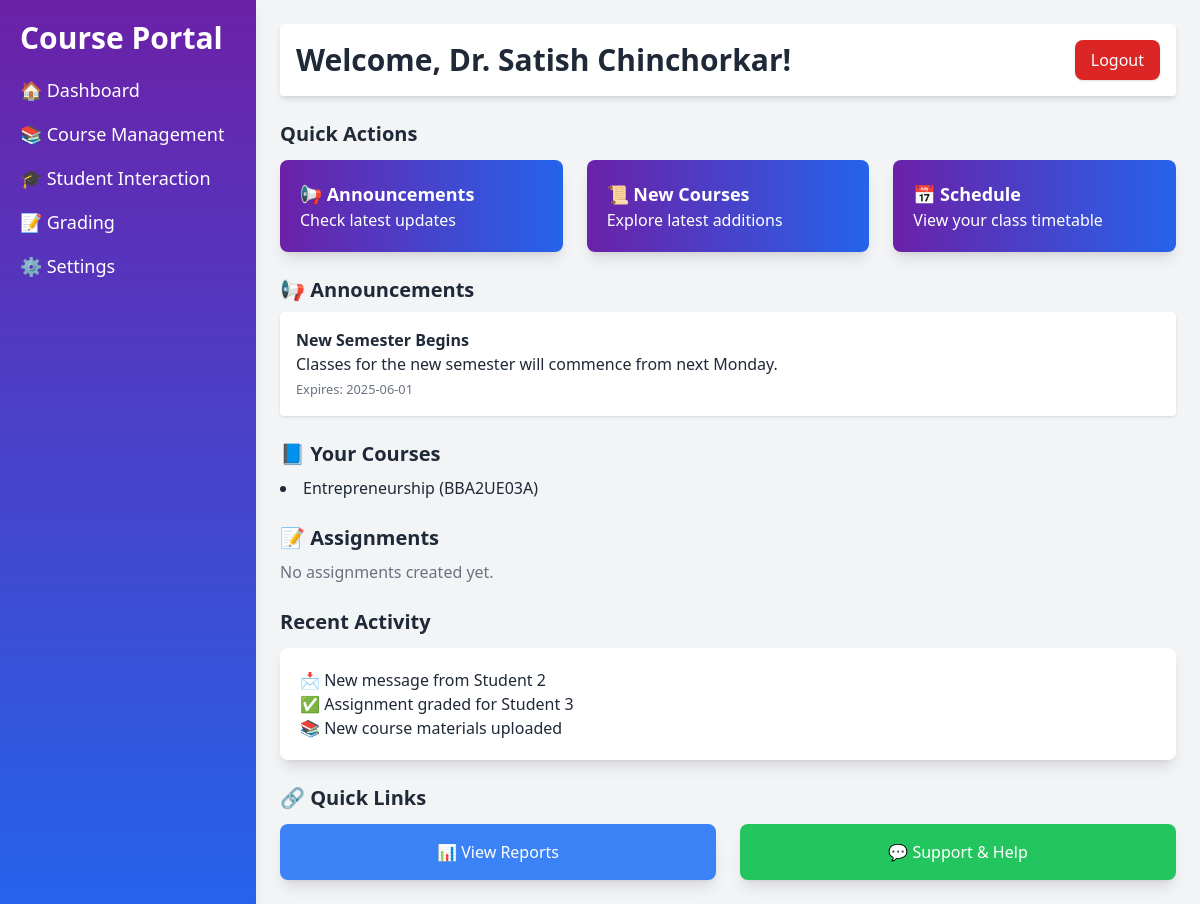
Screenshot of /teacherdashboard/teacher_dashboard.php (signed in) with the database file from the repository.
### tables this page shows
CREATE TABLE IF NOT EXISTS `teacher` (
  `teacher_id` int NOT NULL,
  `teacher_Name` varchar(50) DEFAULT NULL,
  `Email` varchar(50) DEFAULT NULL,
  `Password_hash` varchar(100) NOT NULL DEFAULT 'Test@123',
  PRIMARY KEY (`teacher_id`)
);

CREATE TABLE IF NOT EXISTS `announcements` (
  `announcement_id` int NOT NULL AUTO_INCREMENT,
  `title` varchar(255) NOT NULL,
  `description` varchar(500) NOT NULL,
  `created_at` timestamp NULL DEFAULT CURRENT_TIMESTAMP,
  `expiry_date` date DEFAULT NULL,
  `posted_by` int NOT NULL,
  `teacher_id` int DEFAULT NULL,
  PRIMARY KEY (`announcement_id`),
  KEY `announcement_ibfk_1` (`teacher_id`)
);

CREATE TABLE IF NOT EXISTS `elective_course` (
  `Course_ID` varchar(50) NOT NULL,
  `Elective_Name` varchar(100) DEFAULT NULL,
  `Credits` int DEFAULT NULL,
  `Department_ID` int DEFAULT NULL,
  `assigned_teacher` int DEFAULT NULL,
  PRIMARY KEY (`Course_ID`),
  KEY `Department_ID` (`Department_ID`),
  KEY `fk_assigned_teacher` (`assigned_teacher`)
);

### teacherdashboard/teacher_dashboard.php (the view, shortened to what this page needs)
<?php
require '../db.php';
$stmt = $conn->prepare("SELECT * FROM teacher WHERE teacher_id = ?");
$stmt->bind_param("s", $_SESSION['loginUser']);
$stmt->execute();
$teacher = $stmt->get_result()->fetch_assoc();
$ann_stmt = $conn->prepare("SELECT * FROM announcements
                            WHERE teacher_id = ? AND expiry_date >= CURDATE()
                            ORDER BY created_at DESC LIMIT 3");
$ann_stmt->bind_param("s", $_SESSION['loginUser']);
$ann_stmt->execute();
$announcements = $ann_stmt->get_result();
$courses_stmt = $conn->prepare("SELECT course_id, elective_name FROM elective_course
                                WHERE assigned_teacher = ?");
$courses_stmt->bind_param("s", $_SESSION['loginUser']);
$courses_stmt->execute();
$courses = $courses_stmt->get_result();
$assignment_stmt = $conn->prepare("
    SELECT a.Assessment_ID, a.Type, a.Course_ID, a.Max_Marks, a.Weightage
    FROM assignment a
    JOIN elective_course c ON a.Course_ID = c.course_id
    WHERE c.assigned_teacher = ?
");
$assignment_stmt->bind_param("s", $_SESSION['loginUser']);
$assignment_stmt->execute();
$assignments = $assignment_stmt->get_result();
?>
<!DOCTYPE html>
<html lang="en">
<head>
    <script src="https://cdn.tailwindcss.com"></script>
</head>
<body class="bg-gray-100 text-gray-800">
    <div class="flex h-screen">
        <nav class="w-64 bg-gradient-to-b from-purple-800 to-blue-600 text-white p-5 shadow-lg">
            <h2 class="text-3xl font-bold mb-5">Course Portal</h2>
            <ul class="space-y-4 text-lg">
                <li><a href="teacher_dashboard.php" class="hover:text-gray-300">🏠 Dashboard</a></li>
                <li><a href="coursemanagement.php" class="hover:text-gray-300">📚 Course Management</a></li>
                <li><a href="Student_Interaction.php" class="hover:text-gray-300">🎓 Student Interaction</a></li>
                <li><a href="Grade&Assesment.php" class="hover:text-gray-300">📝 Grading</a></li>
                <li><a href="settings.php" class="hover:text-gray-300">⚙️ Settings</a></li>
            </ul>
        </nav>
        <div class="flex-1 p-6 overflow-y-auto">
            <header class="flex justify-between items-center bg-white p-4 rounded shadow-md mb-6">
                <h1 class="text-3xl font-semibold">Welcome, <?= htmlspecialchars($teacher['teacher_Name'] ?? 'Teacher') ?>!</h1>
                <a href="../index.php">
                    <button class="bg-red-600 text-white px-4 py-2 rounded-lg shadow hover:bg-red-700">Logout</button>
                </a>
            </header>
            <section class="mb-6">
                <h2 class="text-xl font-semibold mb-3">Quick Actions</h2>
                <div class="grid grid-cols-1 md:grid-cols-3 gap-6">
                    <a href="announcement.php">
                        <div class="bg-gradient-to-r from-purple-800 to-blue-600 text-white p-5 rounded-lg shadow-lg transition hover:scale-105">
                            <h3 class="text-lg font-semibold">📢 Announcements</h3>
                            <p>Check latest updates</p>
                        </div>
                    </a>
                    <a href="new_course.php">
                        <div class="bg-gradient-to-r from-purple-800 to-blue-600 text-white p-5 rounded-lg shadow-lg transition hover:scale-105">
                            <h3 class="text-lg font-semibold">📜 New Courses</h3>
                            <p>Explore latest additions</p>
                        </div>
                    </a>
                    <a href="schedule.php">
                        <div class="bg-gradient-to-r from-purple-800 to-blue-600 text-white p-5 rounded-lg shadow-lg transition hover:scale-105">
                            <h3 class="text-lg font-semibold">📅 Schedule</h3>
                            <p>View your class timetable</p>
                        </div>
                    </a>
                </div>
            </section>
            <section class="mb-6">
                <h2 class="text-xl font-semibold mb-2">📢 Announcements</h2>
                <div class="space-y-2">
                    <?php if ($announcements->num_rows > 0): ?>
                        <?php while ($row = $announcements->fetch_assoc()): ?>
                            <div class="bg-white p-4 shadow rounded">
                                <h3 class="font-bold"><?= htmlspecialchars($row['title']) ?></h3>
                                <p><?= htmlspecialchars($row['description']) ?></p>
                                <small class="text-gray-500">Expires: <?= $row['expiry_date'] ?></small>
                            </div>
                        <?php endwhile; ?>
                    <?php else: ?>
                        <p class="text-gray-500">No current announcements.</p>
                    <?php endif; ?>
                </div>
            </section>
            <section class="mb-6">
                <h2 class="text-xl font-semibold mb-2">📘 Your Courses</h2>
                <ul class="list-disc list-inside">
                    <?php if ($courses->num_rows > 0): ?>
                        <?php while ($course = $courses->fetch_assoc()): ?>
                            <li><?= htmlspecialchars($course['elective_name']) ?> (<?= $course['course_id'] ?>)</li>
                        <?php endwhile; ?>
                    <?php else: ?>
                        <li class="text-gray-500">No courses assigned.</li>
                    <?php endif; ?>
                </ul>
            </section>
            <section class="mb-6">
                <h2 class="text-xl font-semibold mb-2">📝 Assignments</h2>
                <?php if ($assignments->num_rows > 0): ?>
                    <div class="overflow-x-auto">
                        <table class="min-w-full bg-white rounded shadow overflow-hidden">
                            <thead class="bg-gray-200">
                                <tr>
                                    <th class="px-4 py-2">ID</th>
                                    <th class="px-4 py-2">Type</th>
                                    <th class="px-4 py-2">Course</th>
                                    <th class="px-4 py-2">Max Marks</th>
                                    <th class="px-4 py-2">Weightage</th>
                                </tr>
                            </thead>
                            <tbody>
                                <?php while ($a = $assignments->fetch_assoc()): ?>
                                    <tr class="border-t">
                                        <td class="px-4 py-2"><?= $a['Assessment_ID'] ?></td>
                                        <td class="px-4 py-2"><?= $a['Type'] ?></td>
                                        <td class="px-4 py-2"><?= $a['Course_ID'] ?></td>
                                        <td class="px-4 py-2"><?= $a['Max_Marks'] ?></td>
                                        <td class="px-4 py-2"><?= $a['Weightage'] ?></td>
                                    </tr>
                                <?php endwhile; ?>
                            </tbody>
                        </table>
                    </div>
                <?php else: ?>
                    <p class="text-gray-500">No assignments created yet.</p>
                <?php endif; ?>
            </section>
            <section class="mb-6">
                <h2 class="text-xl font-semibold mb-3"> Recent Activity</h2>
                <div class="bg-white p-5 rounded-lg shadow-lg">
                    <p>📩 New message from Student 2</p>
                    <p>✅ Assignment graded for Student 3</p>
                    <p>📚 New course materials uploaded</p>
                </div>
            </section>
            <section>
                <h2 class="text-xl font-semibold mb-3">🔗 Quick Links</h2>
                <div class="grid grid-cols-1 md:grid-cols-2 gap-6">
                    <a href="reports.php" class="bg-blue-500 text-white p-4 rounded-lg shadow-lg text-center">📊 View Reports</a>
                    <a href="support.php" class="bg-green-500 text-white p-4 rounded-lg shadow-lg text-center">💬 Support & Help</a>
                </div>
            </section>
        </div>
    </div>
</body>
</html>

### rows the page displays
teacher: teacher_Name "Dr. Satish Chinchorkar"
announcements: title "New Semester Begins", description "Classes for the new semester will commence from next Monday.", expiry_date "2025-06-01"
elective_course: Elective_Name "Entrepreneurship", Course_ID "BBA2UE03A"
